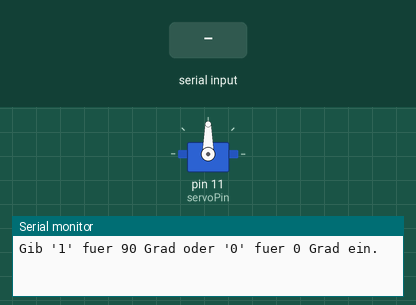
Recording of a sketch running on a simulated Arduino Uno, built with avr-gcc and run on an emulated ATmega328P. Shown: servo, the last lines printed to the serial monitor. The test bench sets the inputs (shaded band).

Above: at 1.2 s.
1.3 s: "0" received over Serial
At 2.5 s:
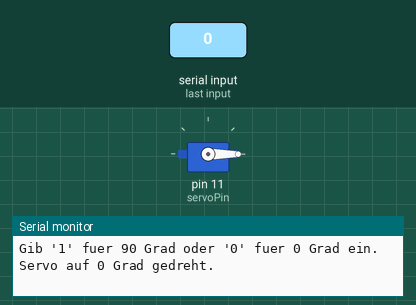
2.8 s: "1" received over Serial
At 3.8 s:
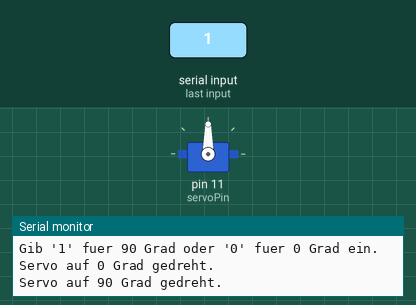
Timing chart, 0 to 5.8 s (numbered marks = the images above; inputs shaded):
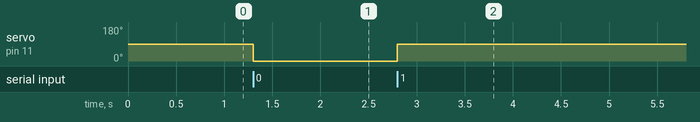

Measured:
- after the input at 1.3 s, servo on pin 11 (servoPin): 90° → 0° at once
- after the input at 2.8 s, servo on pin 11 (servoPin): 0° → 90° at once

The sketch:

servotest.ino
```cpp
#include <Servo.h>

Servo myServo;  // Servo-Objekt erstellen
int servoPin = 11; // Pin, an dem der Servo angeschlossen ist
int servoPosition = 90; // Aktuelle Position des Servos

void setup() {
  myServo.attach(servoPin); // Servo an den Pin anhängen
  myServo.write(servoPosition); // Servo auf die Startposition (90 Grad) setzen
  Serial.begin(9600); // Serielle Kommunikation starten
  Serial.println("Gib '1' fuer 90 Grad oder '0' fuer 0 Grad ein.");
}

void loop() {
  if (Serial.available() > 0) {
    char input = Serial.read();

    if (input == '1') {
      servoPosition = 90;
      myServo.write(servoPosition);
      Serial.println("Servo auf 90 Grad gedreht.");
    } else if (input == '0') {
      servoPosition = 0;
      myServo.write(servoPosition);
      Serial.println("Servo auf 0 Grad gedreht.");
    } else {
      Serial.println("Ungueltige Eingabe. Gib '1' oder '0' ein.");
    }
  }
}
```
